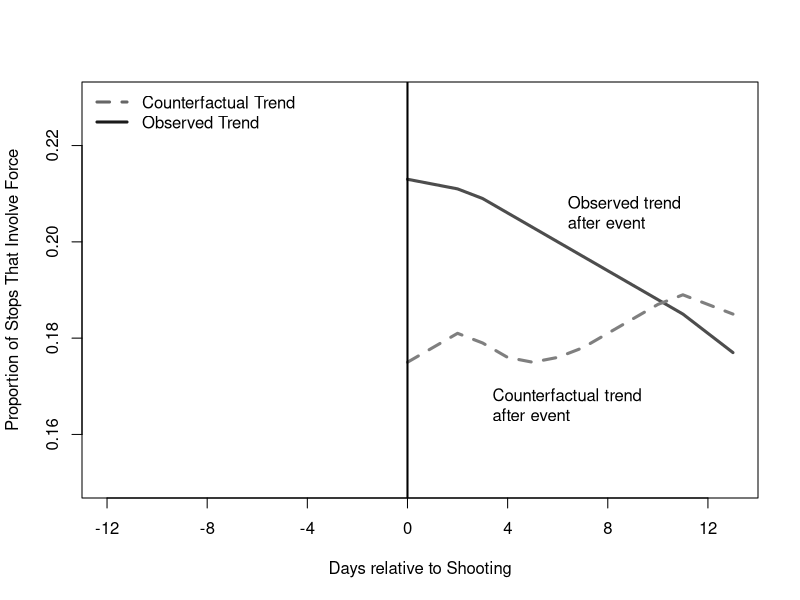

Write R code to recreate this figure.
## ---- chunk 1

# Define vectors (aligned in time)
days <- -12:13

# Observed trend (solid)
observed <- c(rep(NA, 12),
              0.213, 0.212, 0.211, 0.209, 0.206, 0.203,
              0.200, 0.197, 0.194, 0.191, 0.188, 0.185,
              0.181, 0.177)

# Counterfactual trend (dashed)
counterfactual <- c(rep(NA, 12),
                    0.175, 0.178, 0.181, 0.179, 0.176, 0.175,
                    0.176, 0.178, 0.181, 0.184, 0.187, 0.189,
                    0.187, 0.185)

# Create base plot
plot(days, observed,
     type = "l",
     lwd = 3,
     col = "gray30",
     ylim = c(0.15, 0.23),
     xlab = "Days relative to Shooting",
     ylab = "Proportion of Stops That Involve Force",
     xaxt = "n")

# Add counterfactual trend
lines(days, counterfactual,
      lwd = 3,
      lty = 2,
      col = "gray50")

# Add vertical event line at day 0
abline(v = 0, lwd = 2)

# Customize x-axis ticks
axis(1, at = seq(-12, 12, 4))

# Add legend
legend("topleft",
       legend = c("Counterfactual Trend", "Observed Trend"),
       lty = c(2, 1),
       lwd = 3,
       col = c("gray40", "gray10"),
       bty = "n")

# Optional annotations
text(6, 0.205, "Observed trend\nafter event", pos = 4)
text(3, 0.165, "Counterfactual trend\nafter event", pos = 4)
